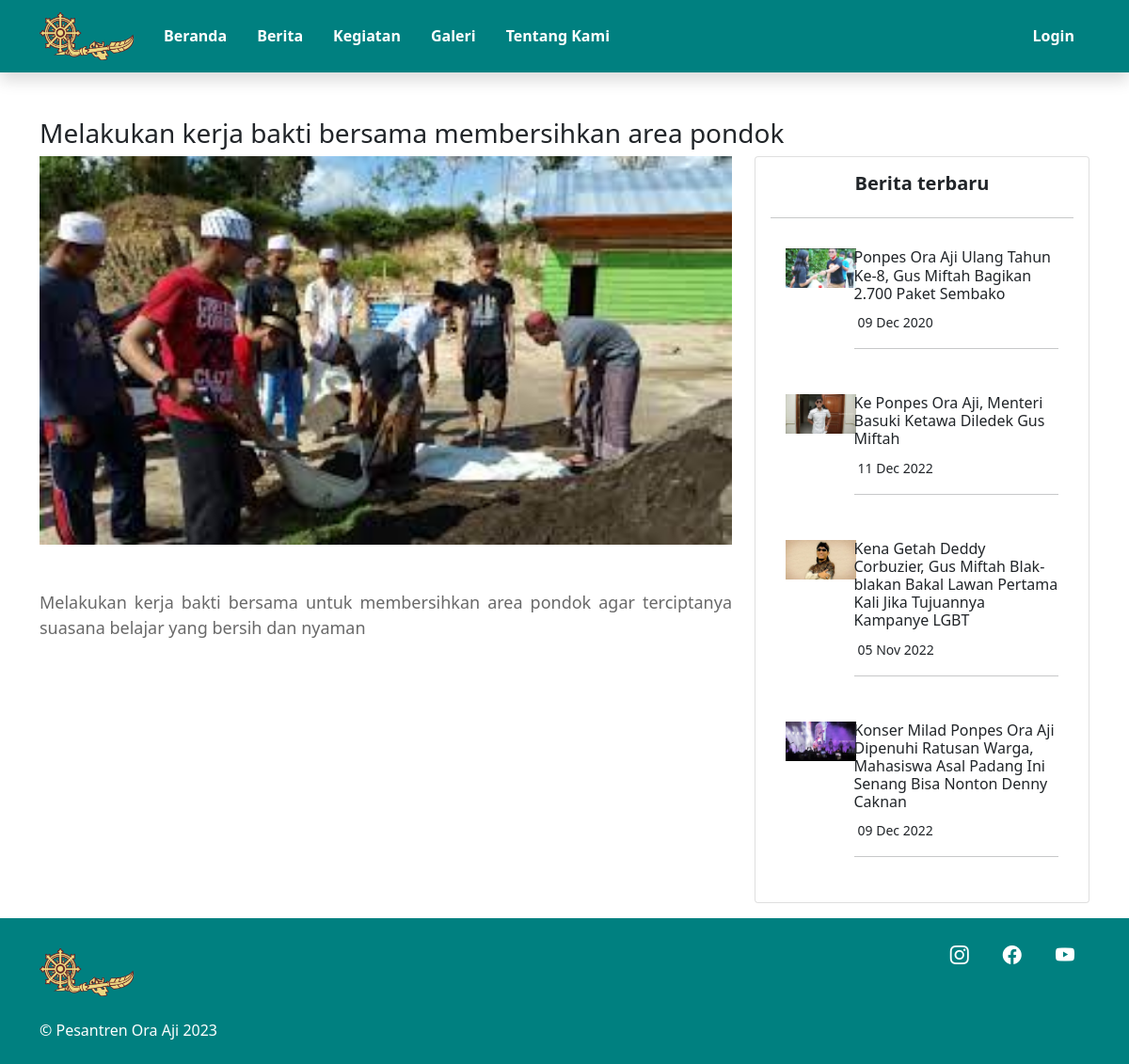
The page /detail_kegiatan.php?id=4 on the database its author committed.
### tables this page shows
CREATE TABLE `kegiatan` (
  `id_kegiatan` int(11) NOT NULL,
  `nama_kegiatan` varchar(100) NOT NULL,
  `keterangan_kegiatan` text NOT NULL,
  `foto_kegiatan` varchar(255) NOT NULL
);

CREATE TABLE `berita` (
  `id_berita` int(11) NOT NULL,
  `nama_berita` varchar(255) NOT NULL,
  `keterangan_berita` text NOT NULL,
  `foto_berita` varchar(255) NOT NULL,
  `tanggal_update` date NOT NULL
);

### detail_kegiatan.php (the view)
<?php
include "header.php";
$id = $_GET["id"];
$ambil_kegiatan = $koneksi -> query("SELECT * FROM kegiatan WHERE id_kegiatan = '$id'");
$kegiatan = $ambil_kegiatan->fetch_assoc();
$ambil_berita1 = $koneksi -> query("SELECT * FROM berita ORDER BY id_berita DESC LIMIT 4");
$berita1 = array();
while ($tiap_berita1 = $ambil_berita1->fetch_assoc())
{
	$berita1[] = $tiap_berita1;
}
?>
<div class="container">
	<h3 class="mt-5" data-aos="fade-right"><?php echo $kegiatan["nama_kegiatan"]; ?></h3>
	<div class="row">
		<div class="col-md-8" data-aos="fade-up">
			<img src="assets/file/<?php echo $kegiatan["foto_kegiatan"]; ?>" style="width: 100%; ">
			<p class="mt-5" style="text-align: justify;">
				<?php echo $kegiatan["keterangan_kegiatan"]; ?>
			</p>
		</div>
		<div class="col-md-4" data-aos="fade-left">
			<div class="card px-3">
				<h5 class="text-center mt-3 fw-bold">Berita terbaru</h5>
				<hr>
				<div class="row mb-3">
					<?php foreach ($berita1 as $key => $value): ?>
						<a href="detail_berita.php?id=<?php echo $value["id_berita"] ?>" class="text-decoration-none text-dark">
							<div class="samping d-flex p-3">
								<div class="col-3 text-center">
									<img src="assets/file/<?php echo $value["foto_berita"]; ?>" width="75">
								</div>
								<div class="col-9">
									<h6><?php echo $value["nama_berita"]; ?></h6>
									<span class="small ms-1"><?php echo date("d M Y",strtotime($value["tanggal_update"])); ?></span>
									<hr>
								</div>
							</div>
						</a>
					<?php endforeach ?>
				</div>
			</div>
		</div>
	</div>
</div>
<?php
include "footer.php";
?>

### header.php (style rules this page uses)
p { font-size: 18px; color: dimgrey; }

### rows shown on the page
kegiatan: nama_kegiatan "Melakukan kerja bakti bersama membersihkan area pondok", foto_kegiatan (picture), keterangan_kegiatan "Melakukan kerja bakti bersama untuk membersihkan area pondok agar terciptanya suasana belajar yang bersih dan nyaman"
berita: foto_berita (picture), nama_berita "Ponpes Ora Aji Ulang Tahun Ke-8, Gus Miftah Bagikan 2.700 Paket Sembako", tanggal_update "09 Dec 2020"
berita: foto_berita (picture), nama_berita "Ke Ponpes Ora Aji, Menteri Basuki Ketawa Diledek Gus Miftah", tanggal_update "11 Dec 2022"
berita: foto_berita (picture), nama_berita "Kena Getah Deddy Corbuzier, Gus Miftah Blak-blakan Bakal Lawan Pertama Kali Jika Tujuannya Kampanye LGBT", tanggal_update "05 Nov 2022"
berita: foto_berita (picture), nama_berita "Konser Milad Ponpes Ora Aji Dipenuhi Ratusan Warga, Mahasiswa Asal Padang Ini Senang Bisa Nonton Denny Caknan", tanggal_update "09 Dec 2022"
